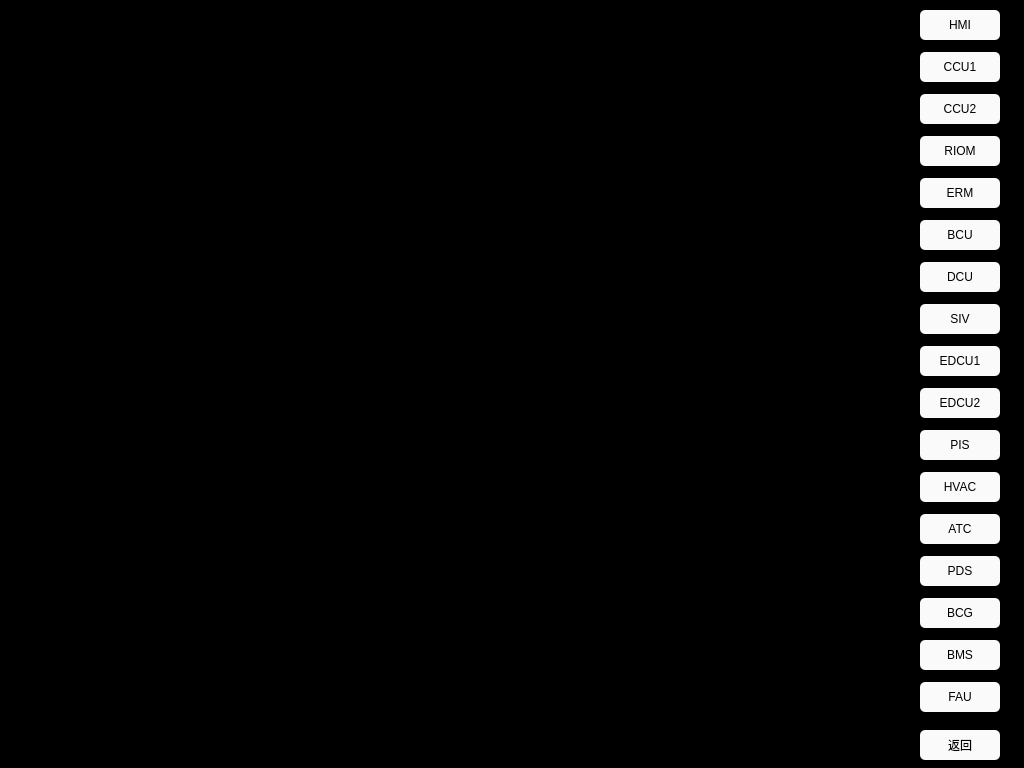
<?xml version="1.0" encoding="UTF-8"?>
<ui version="4.0">
 <class>DataMoniter</class>
 <widget class="QWidget" name="DataMoniter">
  <property name="geometry">
   <rect>
    <x>0</x>
    <y>0</y>
    <width>1024</width>
    <height>768</height>
   </rect>
  </property>
  <property name="windowTitle">
   <string>Form</string>
  </property>
  <property name="styleSheet">
   <string notr="true">QLabel
{
	color: white;
	border: 2px groove, gray;
    border-color: gray;
	font: 20px, &quot;SimHei&quot;;	
}

QWidget
{
	background-color: black;
}

QPushButton
{
	font: 20px, &quot;SimHei&quot;;
    color: black;
	background-color: rgb(250, 250, 250);
	border-radius: 5px;
}
QPushButton:pressed
{
	font: 20px, &quot;SimHei&quot;;
    color: white;
	background-color: rgb(189, 214, 238);
	border-radius: 5px;
}

</string>
  </property>
  <widget class="QPushButton" name="btn_hmi">
   <property name="geometry">
    <rect>
     <x>920</x>
     <y>10</y>
     <width>80</width>
     <height>30</height>
    </rect>
   </property>
   <property name="text">
    <string>HMI</string>
   </property>
  </widget>
  <widget class="QPushButton" name="btn_ccu1">
   <property name="geometry">
    <rect>
     <x>920</x>
     <y>52</y>
     <width>80</width>
     <height>30</height>
    </rect>
   </property>
   <property name="text">
    <string>CCU1</string>
   </property>
  </widget>
  <widget class="QPushButton" name="btn_riom">
   <property name="geometry">
    <rect>
     <x>920</x>
     <y>136</y>
     <width>80</width>
     <height>30</height>
    </rect>
   </property>
   <property name="text">
    <string>RIOM</string>
   </property>
  </widget>
  <widget class="QPushButton" name="btn_erm">
   <property name="geometry">
    <rect>
     <x>920</x>
     <y>178</y>
     <width>80</width>
     <height>30</height>
    </rect>
   </property>
   <property name="text">
    <string>ERM</string>
   </property>
  </widget>
  <widget class="QPushButton" name="btn_fau">
   <property name="geometry">
    <rect>
     <x>920</x>
     <y>682</y>
     <width>80</width>
     <height>30</height>
    </rect>
   </property>
   <property name="text">
    <string>FAU</string>
   </property>
  </widget>
  <widget class="QPushButton" name="btn_bcu">
   <property name="geometry">
    <rect>
     <x>920</x>
     <y>220</y>
     <width>80</width>
     <height>30</height>
    </rect>
   </property>
   <property name="text">
    <string>BCU</string>
   </property>
  </widget>
  <widget class="QPushButton" name="btn_dcu">
   <property name="geometry">
    <rect>
     <x>920</x>
     <y>262</y>
     <width>80</width>
     <height>30</height>
    </rect>
   </property>
   <property name="text">
    <string>DCU</string>
   </property>
  </widget>
  <widget class="QPushButton" name="btn_siv">
   <property name="geometry">
    <rect>
     <x>920</x>
     <y>304</y>
     <width>80</width>
     <height>30</height>
    </rect>
   </property>
   <property name="text">
    <string>SIV</string>
   </property>
  </widget>
  <widget class="QPushButton" name="btn_edcu1">
   <property name="geometry">
    <rect>
     <x>920</x>
     <y>346</y>
     <width>80</width>
     <height>30</height>
    </rect>
   </property>
   <property name="text">
    <string>EDCU1</string>
   </property>
  </widget>
  <widget class="QPushButton" name="btn_pis">
   <property name="geometry">
    <rect>
     <x>920</x>
     <y>430</y>
     <width>80</width>
     <height>30</height>
    </rect>
   </property>
   <property name="text">
    <string>PIS</string>
   </property>
  </widget>
  <widget class="QPushButton" name="btn_hvac">
   <property name="geometry">
    <rect>
     <x>920</x>
     <y>472</y>
     <width>80</width>
     <height>30</height>
    </rect>
   </property>
   <property name="text">
    <string>HVAC</string>
   </property>
  </widget>
  <widget class="QPushButton" name="btn_atc">
   <property name="geometry">
    <rect>
     <x>920</x>
     <y>514</y>
     <width>80</width>
     <height>30</height>
    </rect>
   </property>
   <property name="text">
    <string>ATC</string>
   </property>
  </widget>
  <widget class="QPushButton" name="btn_pds">
   <property name="geometry">
    <rect>
     <x>920</x>
     <y>556</y>
     <width>80</width>
     <height>30</height>
    </rect>
   </property>
   <property name="text">
    <string>PDS</string>
   </property>
  </widget>
  <widget class="QPushButton" name="btn_bcg">
   <property name="geometry">
    <rect>
     <x>920</x>
     <y>598</y>
     <width>80</width>
     <height>30</height>
    </rect>
   </property>
   <property name="text">
    <string>BCG</string>
   </property>
  </widget>
  <widget class="QPushButton" name="btn_bms">
   <property name="geometry">
    <rect>
     <x>920</x>
     <y>640</y>
     <width>80</width>
     <height>30</height>
    </rect>
   </property>
   <property name="text">
    <string>BMS</string>
   </property>
  </widget>
  <widget class="QPushButton" name="btn_back">
   <property name="geometry">
    <rect>
     <x>920</x>
     <y>730</y>
     <width>80</width>
     <height>30</height>
    </rect>
   </property>
   <property name="text">
    <string>返回</string>
   </property>
  </widget>
  <widget class="QPushButton" name="btn_ccu2">
   <property name="geometry">
    <rect>
     <x>920</x>
     <y>94</y>
     <width>80</width>
     <height>30</height>
    </rect>
   </property>
   <property name="text">
    <string>CCU2</string>
   </property>
  </widget>
  <widget class="QPushButton" name="btn_edcu2">
   <property name="geometry">
    <rect>
     <x>920</x>
     <y>388</y>
     <width>80</width>
     <height>30</height>
    </rect>
   </property>
   <property name="text">
    <string>EDCU2</string>
   </property>
  </widget>
 </widget>
 <resources/>
 <connections/>
</ui>
